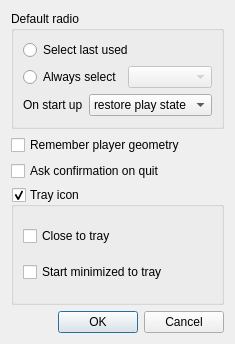
<?xml version="1.0" encoding="UTF-8"?>
<ui version="4.0">
 <class>Dialog</class>
 <widget class="QDialog" name="Dialog">
  <property name="geometry">
   <rect>
    <x>0</x>
    <y>0</y>
    <width>214</width>
    <height>344</height>
   </rect>
  </property>
  <property name="windowTitle">
   <string>RSI - Settings</string>
  </property>
  <layout class="QVBoxLayout" name="verticalLayout_3">
   <item>
    <widget class="QGroupBox" name="groupBox">
     <property name="title">
      <string>Default radio</string>
     </property>
     <layout class="QVBoxLayout" name="verticalLayout">
      <item>
       <widget class="QRadioButton" name="lastRadioRadio">
        <property name="text">
         <string>Select last used</string>
        </property>
        <attribute name="buttonGroup">
         <string notr="true">defaultRadioGroup</string>
        </attribute>
       </widget>
      </item>
      <item>
       <layout class="QHBoxLayout" name="horizontalLayout">
        <property name="margin">
         <number>0</number>
        </property>
        <item>
         <widget class="QRadioButton" name="defaultRadioRadio">
          <property name="text">
           <string>Always select</string>
          </property>
          <attribute name="buttonGroup">
           <string notr="true">defaultRadioGroup</string>
          </attribute>
         </widget>
        </item>
        <item>
         <widget class="QComboBox" name="defaultRadioCombo">
          <property name="enabled">
           <bool>false</bool>
          </property>
         </widget>
        </item>
       </layout>
      </item>
      <item>
       <layout class="QHBoxLayout" name="horizontalLayout_2">
        <item>
         <widget class="QLabel" name="label">
          <property name="sizePolicy">
           <sizepolicy hsizetype="Maximum" vsizetype="Preferred">
            <horstretch>0</horstretch>
            <verstretch>0</verstretch>
           </sizepolicy>
          </property>
          <property name="text">
           <string>On start up</string>
          </property>
         </widget>
        </item>
        <item>
         <widget class="QComboBox" name="playOnStartCombo">
          <property name="sizeAdjustPolicy">
           <enum>QComboBox::AdjustToContentsOnFirstShow</enum>
          </property>
          <item>
           <property name="text">
            <string>restore play state</string>
           </property>
          </item>
          <item>
           <property name="text">
            <string>do nothing</string>
           </property>
          </item>
          <item>
           <property name="text">
            <string>play live stream</string>
           </property>
          </item>
         </widget>
        </item>
       </layout>
      </item>
     </layout>
    </widget>
   </item>
   <item>
    <widget class="QCheckBox" name="storeGeometryChk">
     <property name="text">
      <string>Remember player geometry</string>
     </property>
    </widget>
   </item>
   <item>
    <widget class="QCheckBox" name="askToQuitChk">
     <property name="text">
      <string>Ask confirmation on quit</string>
     </property>
    </widget>
   </item>
   <item>
    <widget class="QGroupBox" name="trayIconBox">
     <property name="title">
      <string>Tray icon</string>
     </property>
     <property name="checkable">
      <bool>true</bool>
     </property>
     <layout class="QVBoxLayout" name="verticalLayout_2">
      <item>
       <widget class="QCheckBox" name="closeToTrayChk">
        <property name="text">
         <string>Close to tray</string>
        </property>
       </widget>
      </item>
      <item>
       <widget class="QCheckBox" name="startToTrayChk">
        <property name="text">
         <string>Start minimized to tray</string>
        </property>
       </widget>
      </item>
     </layout>
    </widget>
   </item>
   <item>
    <widget class="QDialogButtonBox" name="buttonBox">
     <property name="orientation">
      <enum>Qt::Horizontal</enum>
     </property>
     <property name="standardButtons">
      <set>QDialogButtonBox::Cancel|QDialogButtonBox::Ok</set>
     </property>
    </widget>
   </item>
  </layout>
 </widget>
 <resources/>
 <connections>
  <connection>
   <sender>buttonBox</sender>
   <signal>accepted()</signal>
   <receiver>Dialog</receiver>
   <slot>accept()</slot>
   <hints>
    <hint type="sourcelabel">
     <x>236</x>
     <y>301</y>
    </hint>
    <hint type="destinationlabel">
     <x>157</x>
     <y>206</y>
    </hint>
   </hints>
  </connection>
  <connection>
   <sender>buttonBox</sender>
   <signal>rejected()</signal>
   <receiver>Dialog</receiver>
   <slot>reject()</slot>
   <hints>
    <hint type="sourcelabel">
     <x>236</x>
     <y>301</y>
    </hint>
    <hint type="destinationlabel">
     <x>242</x>
     <y>206</y>
    </hint>
   </hints>
  </connection>
  <connection>
   <sender>defaultRadioRadio</sender>
   <signal>toggled(bool)</signal>
   <receiver>defaultRadioCombo</receiver>
   <slot>setEnabled(bool)</slot>
   <hints>
    <hint type="sourcelabel">
     <x>91</x>
     <y>80</y>
    </hint>
    <hint type="destinationlabel">
     <x>169</x>
     <y>78</y>
    </hint>
   </hints>
  </connection>
 </connections>
 <buttongroups>
  <buttongroup name="defaultRadioGroup"/>
 </buttongroups>
</ui>
